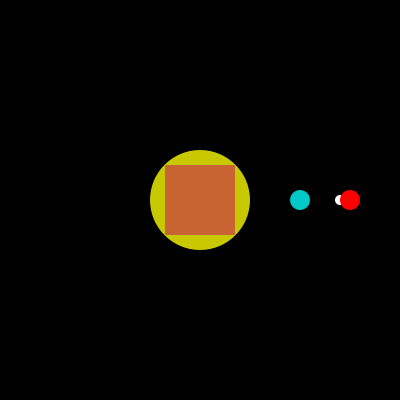
Frame 1 (no input)
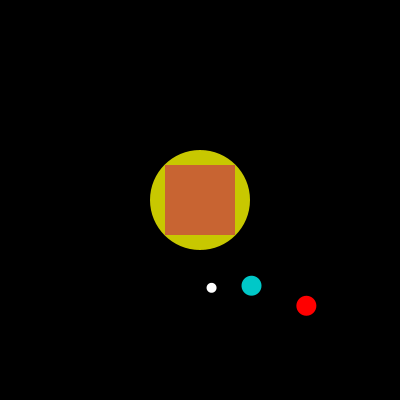
Frame 60 (the mouse pressed at the canvas centre just before this capture)
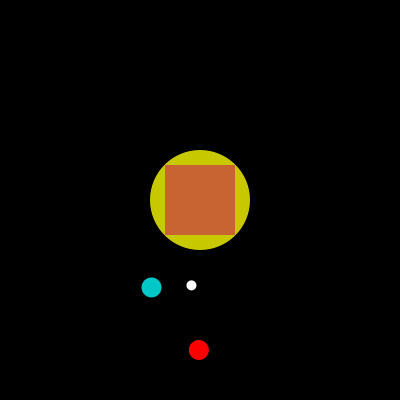
Frame 120 (the mouse held since frame 60 and released just before this capture)

The Processing sketch that drew these frames (run headless with seeded random() and noise(); from frame 60 on, the mouse is pressed at the canvas centre):

// Processing sketch: processing_82374
// ── processing_82374.pde

float inc;
float r;
float dis;
void setup() {
  size(400,400);
  smooth();
   noStroke();
   rectMode(CENTER);
   strokeCap(ROUND);
   inc = 1;
   r = 0;
}


void draw() {
   background(0);

   //sun
   fill(200,200,0);
   translate(width/2,height/2);
   ellipse(0,0,100,100);
   fill(200,100,50);
   rect(0,0,70,70);

   pushMatrix();
   rotate(radians(r));
   //earth
   fill(0,200,200);
   translate(100,0);
   rotate(radians(2*r));
   ellipse(0,0,20,20);

   //moon
   fill(255);
   translate(40,0);
   ellipse(0,0,10,10);
   popMatrix();


   //marsrotate(r*.76)
   pushMatrix();
   rotate(radians(r *.76));
   fill(255,0,0);
   translate(150,0);

   ellipse(0,0,20,20);
   popMatrix();

   r = r + inc;
   //inc = mouseX/20;

}
